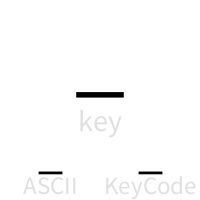
Frame 1 (no input)
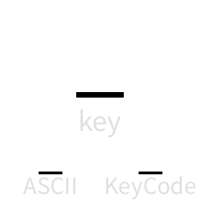
Frame 60 (the mouse pressed at the canvas centre just before this capture)
Frame 120 (the mouse held since frame 60 and released just before this capture): identical to frame 60, image omitted

The Processing sketch that drew these frames (run headless with seeded random() and noise(); from frame 60 on, the mouse is pressed at the canvas centre):

// Processing sketch: iwannaseekeys
// ── iwannaseekeys.pde
/* Title: Iwannaseekeys *\
|* Author: Louie Wang   *|
|* Description: I just  *|
|* wanna see key codes  *|
\*_Date:Sept.18,2024____*/

char Key = '_';
String Ascii = "_";
String KCode = "_";

void setup() {
  size(200,200);
}

void draw() {
  background(255);
  textAlign(CENTER,CENTER);
  fill(0x1F000000);
  textSize(30);
  text("key",100,120);
  textSize(25);
  text("ASCII",50,185);
  text("KeyCode",150,185);
  fill(0xFF000000);
  textSize(100);
  text(Key,100,50);
  textSize(50);
  text(Ascii,50,150);
  text(KCode,150,150);
}

void keyPressed() {
  Key = key;
  Ascii = str(byte(key));
  KCode = str(keyCode);
}
